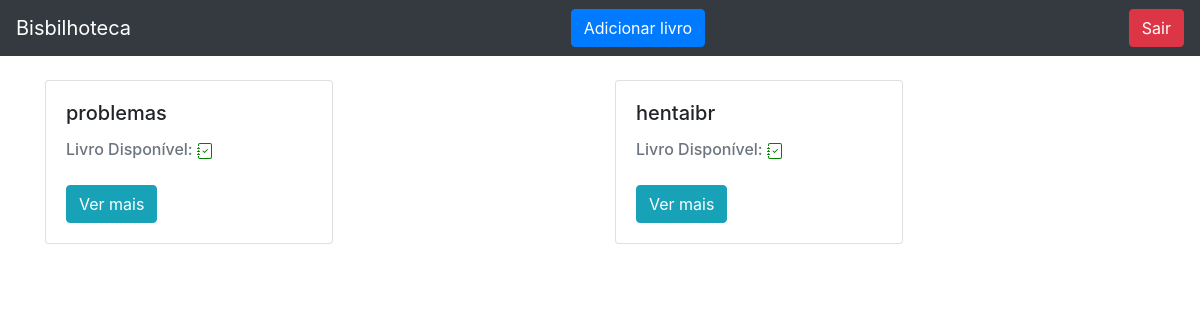
Before: /livro/home/ (signed in) with the older database file.
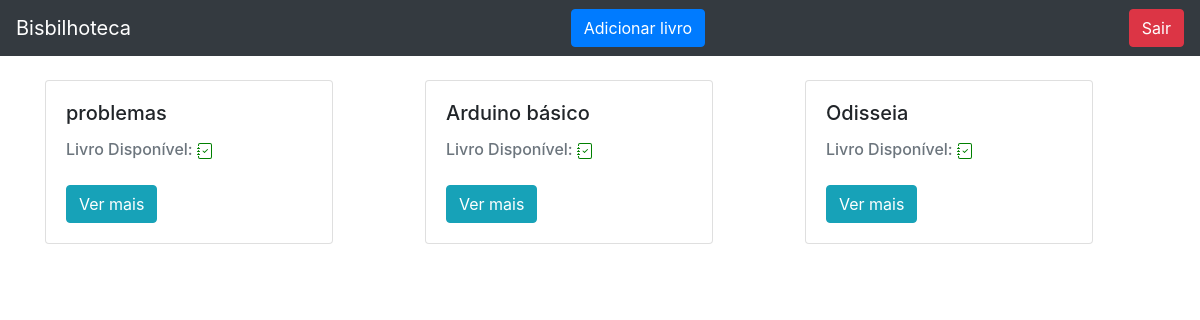
After: the same page with the newer database file.
### livro/models.py (models this page shows, shortened)
class Livros(models.Model):
    nome = models.CharField(max_length = 100)
    autor = models.CharField(max_length = 30)
    co_autor = models.CharField(max_length = 30, blank = True)
    data_cadastro = models.DateField(default = date.today)
    emprestado = models.BooleanField(default = False)
    categoria = models.ForeignKey(Categoria, on_delete = models.DO_NOTHING)
    usuario = models.ForeignKey(Usuario, on_delete = models.DO_NOTHING)
    class Meta:
        verbose_name = 'Livro'

### livro/views.py (the view)
# urls.py: path('home/', views.home, name = 'home'),
def home(request):
    if request.session.get('usuario'):
     usuario = Usuario.objects.get(id = request.session['usuario'])
     livros = Livros.objects.filter(usuario = usuario)
     form = CadastroLivro()
     form.fields['usuario'].initial = request.session['usuario']
     form.fields['categoria'].queryset = Categoria.objects.filter(usuario = usuario)
     return render(request,'home.html', {'livros': livros,
                                         'usuario_logado' : request.session.get('usuario')
                                         ,'form': form})
    else:
     return redirect('/auth/login/?status=2')

### livro/models.py (called while the page is built)
    def __str__(self) -> str:
        return self.nome

### livro/templates/home.html (shortened to what this page needs)
{%extends 'base.html' %}
{% block 'conteudo' %}
<div class="container">
    <br>
    <div class="row">
        {% for livro in livros %}
        <div class="col-md">
            <div class="card" style="width: 18rem;">
                <div class="card-body">
                    <h5 class="card-title">{{livro.nome}}</h5>
                    <h6 style="display: inline;" class="card-subtitle mb-2 text-muted">Livro Disponível:</h6>
                    <br>
                    <br>
                    <a href="{% url 'ver_livros' livro.id %}" class="btn btn-info">Ver mais</a>
                </div>
            </div>
        </div>
        {% endfor %}
    </div>
</div>
{% endblock %}

Changed rows visible on the page:
changed Livros: nome "hentaibr" → "Arduino básico"
added Livros: nome "Odisseia", emprestado False (drawn)
